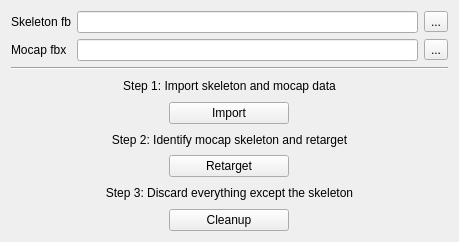
<?xml version="1.0" encoding="UTF-8"?>
<ui version="4.0">
 <class>Form</class>
 <widget class="QWidget" name="Form">
  <property name="geometry">
   <rect>
    <x>0</x>
    <y>0</y>
    <width>459</width>
    <height>242</height>
   </rect>
  </property>
  <property name="minimumSize">
   <size>
    <width>300</width>
    <height>0</height>
   </size>
  </property>
  <property name="maximumSize">
   <size>
    <width>500</width>
    <height>16777215</height>
   </size>
  </property>
  <property name="windowTitle">
   <string>Retargeter</string>
  </property>
  <layout class="QHBoxLayout" name="horizontalLayout">
   <item>
    <widget class="QWidget" name="mainWdgt" native="true">
     <property name="layoutDirection">
      <enum>Qt::LeftToRight</enum>
     </property>
     <layout class="QVBoxLayout" name="verticalLayout">
      <property name="leftMargin">
       <number>0</number>
      </property>
      <property name="topMargin">
       <number>0</number>
      </property>
      <property name="rightMargin">
       <number>0</number>
      </property>
      <property name="bottomMargin">
       <number>0</number>
      </property>
      <item>
       <widget class="QWidget" name="skeletonWdgt" native="true">
        <property name="maximumSize">
         <size>
          <width>16777215</width>
          <height>30</height>
         </size>
        </property>
        <layout class="QHBoxLayout" name="horizontalLayout_2">
         <property name="leftMargin">
          <number>0</number>
         </property>
         <property name="topMargin">
          <number>0</number>
         </property>
         <property name="rightMargin">
          <number>0</number>
         </property>
         <property name="bottomMargin">
          <number>0</number>
         </property>
         <item>
          <widget class="QLabel" name="skeletonLbl">
           <property name="minimumSize">
            <size>
             <width>60</width>
             <height>0</height>
            </size>
           </property>
           <property name="maximumSize">
            <size>
             <width>60</width>
             <height>16777215</height>
            </size>
           </property>
           <property name="text">
            <string>Skeleton fbx</string>
           </property>
          </widget>
         </item>
         <item>
          <widget class="QLineEdit" name="skeletonEdt"/>
         </item>
         <item>
          <widget class="QToolButton" name="skeletonBrw">
           <property name="text">
            <string>...</string>
           </property>
          </widget>
         </item>
        </layout>
       </widget>
      </item>
      <item>
       <widget class="QWidget" name="mocapWdgt" native="true">
        <property name="maximumSize">
         <size>
          <width>16777215</width>
          <height>30</height>
         </size>
        </property>
        <layout class="QHBoxLayout" name="horizontalLayout_3">
         <property name="leftMargin">
          <number>0</number>
         </property>
         <property name="topMargin">
          <number>0</number>
         </property>
         <property name="rightMargin">
          <number>0</number>
         </property>
         <property name="bottomMargin">
          <number>0</number>
         </property>
         <item>
          <widget class="QLabel" name="mocapLbl">
           <property name="minimumSize">
            <size>
             <width>60</width>
             <height>0</height>
            </size>
           </property>
           <property name="text">
            <string>Mocap fbx</string>
           </property>
          </widget>
         </item>
         <item>
          <widget class="QLineEdit" name="mocapEdt"/>
         </item>
         <item>
          <widget class="QToolButton" name="mocapBrw">
           <property name="text">
            <string>...</string>
           </property>
          </widget>
         </item>
        </layout>
       </widget>
      </item>
      <item>
       <widget class="Line" name="line">
        <property name="orientation">
         <enum>Qt::Horizontal</enum>
        </property>
       </widget>
      </item>
      <item>
       <widget class="QLabel" name="step1Lbl">
        <property name="text">
         <string>Step 1: Import skeleton and mocap data</string>
        </property>
        <property name="alignment">
         <set>Qt::AlignCenter</set>
        </property>
       </widget>
      </item>
      <item>
       <widget class="QWidget" name="importWdgt" native="true">
        <layout class="QHBoxLayout" name="horizontalLayout_4">
         <property name="leftMargin">
          <number>0</number>
         </property>
         <property name="topMargin">
          <number>0</number>
         </property>
         <property name="rightMargin">
          <number>0</number>
         </property>
         <property name="bottomMargin">
          <number>0</number>
         </property>
         <item>
          <widget class="QPushButton" name="importBtn">
           <property name="sizePolicy">
            <sizepolicy hsizetype="Expanding" vsizetype="Fixed">
             <horstretch>0</horstretch>
             <verstretch>0</verstretch>
            </sizepolicy>
           </property>
           <property name="maximumSize">
            <size>
             <width>120</width>
             <height>16777215</height>
            </size>
           </property>
           <property name="baseSize">
            <size>
             <width>300</width>
             <height>0</height>
            </size>
           </property>
           <property name="layoutDirection">
            <enum>Qt::LeftToRight</enum>
           </property>
           <property name="text">
            <string>Import</string>
           </property>
          </widget>
         </item>
        </layout>
       </widget>
      </item>
      <item>
       <widget class="QLabel" name="step2Lbl">
        <property name="text">
         <string>Step 2: Identify mocap skeleton and retarget</string>
        </property>
        <property name="alignment">
         <set>Qt::AlignCenter</set>
        </property>
       </widget>
      </item>
      <item>
       <widget class="QWidget" name="retargetWdgt" native="true">
        <property name="maximumSize">
         <size>
          <width>1200</width>
          <height>16777215</height>
         </size>
        </property>
        <layout class="QHBoxLayout" name="horizontalLayout_6">
         <property name="leftMargin">
          <number>0</number>
         </property>
         <property name="topMargin">
          <number>0</number>
         </property>
         <property name="rightMargin">
          <number>0</number>
         </property>
         <property name="bottomMargin">
          <number>0</number>
         </property>
         <item>
          <widget class="QPushButton" name="retargetBtn">
           <property name="sizePolicy">
            <sizepolicy hsizetype="Expanding" vsizetype="Fixed">
             <horstretch>0</horstretch>
             <verstretch>0</verstretch>
            </sizepolicy>
           </property>
           <property name="maximumSize">
            <size>
             <width>120</width>
             <height>16777215</height>
            </size>
           </property>
           <property name="baseSize">
            <size>
             <width>300</width>
             <height>0</height>
            </size>
           </property>
           <property name="layoutDirection">
            <enum>Qt::LeftToRight</enum>
           </property>
           <property name="text">
            <string>Retarget</string>
           </property>
          </widget>
         </item>
        </layout>
       </widget>
      </item>
      <item>
       <widget class="QLabel" name="step3Lbl">
        <property name="text">
         <string>Step 3: Discard everything except the skeleton</string>
        </property>
        <property name="alignment">
         <set>Qt::AlignCenter</set>
        </property>
       </widget>
      </item>
      <item>
       <widget class="QWidget" name="cleanWdgt" native="true">
        <layout class="QHBoxLayout" name="horizontalLayout_5">
         <property name="leftMargin">
          <number>0</number>
         </property>
         <property name="topMargin">
          <number>0</number>
         </property>
         <property name="rightMargin">
          <number>0</number>
         </property>
         <property name="bottomMargin">
          <number>0</number>
         </property>
         <item>
          <widget class="QPushButton" name="cleanBtn">
           <property name="sizePolicy">
            <sizepolicy hsizetype="Expanding" vsizetype="Fixed">
             <horstretch>0</horstretch>
             <verstretch>0</verstretch>
            </sizepolicy>
           </property>
           <property name="maximumSize">
            <size>
             <width>120</width>
             <height>16777215</height>
            </size>
           </property>
           <property name="baseSize">
            <size>
             <width>300</width>
             <height>0</height>
            </size>
           </property>
           <property name="layoutDirection">
            <enum>Qt::LeftToRight</enum>
           </property>
           <property name="text">
            <string>Cleanup</string>
           </property>
          </widget>
         </item>
        </layout>
       </widget>
      </item>
     </layout>
    </widget>
   </item>
  </layout>
 </widget>
 <resources/>
 <connections/>
</ui>
